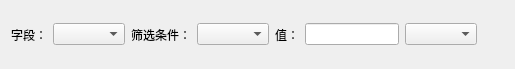
<?xml version="1.0" encoding="UTF-8"?>
<ui version="4.0">
 <class>AdvancedSingleSearch</class>
 <widget class="QWidget" name="AdvancedSingleSearch">
  <property name="geometry">
   <rect>
    <x>0</x>
    <y>0</y>
    <width>515</width>
    <height>69</height>
   </rect>
  </property>
  <property name="windowTitle">
   <string>Form</string>
  </property>
  <layout class="QHBoxLayout" name="horizontalLayout">
   <item>
    <widget class="QLabel" name="label">
     <property name="text">
      <string>字段：</string>
     </property>
    </widget>
   </item>
   <item>
    <widget class="QComboBox" name="comboBox"/>
   </item>
   <item>
    <widget class="QLabel" name="label_2">
     <property name="text">
      <string>筛选条件：</string>
     </property>
    </widget>
   </item>
   <item>
    <widget class="QComboBox" name="comboBox_2"/>
   </item>
   <item>
    <widget class="QLabel" name="label_3">
     <property name="text">
      <string>值：</string>
     </property>
    </widget>
   </item>
   <item>
    <widget class="QLineEdit" name="lineEdit"/>
   </item>
   <item>
    <widget class="QComboBox" name="comboBox_3"/>
   </item>
   <item>
    <spacer name="horizontalSpacer">
     <property name="orientation">
      <enum>Qt::Horizontal</enum>
     </property>
     <property name="sizeHint" stdset="0">
      <size>
       <width>40</width>
       <height>20</height>
      </size>
     </property>
    </spacer>
   </item>
  </layout>
 </widget>
 <resources/>
 <connections/>
</ui>
